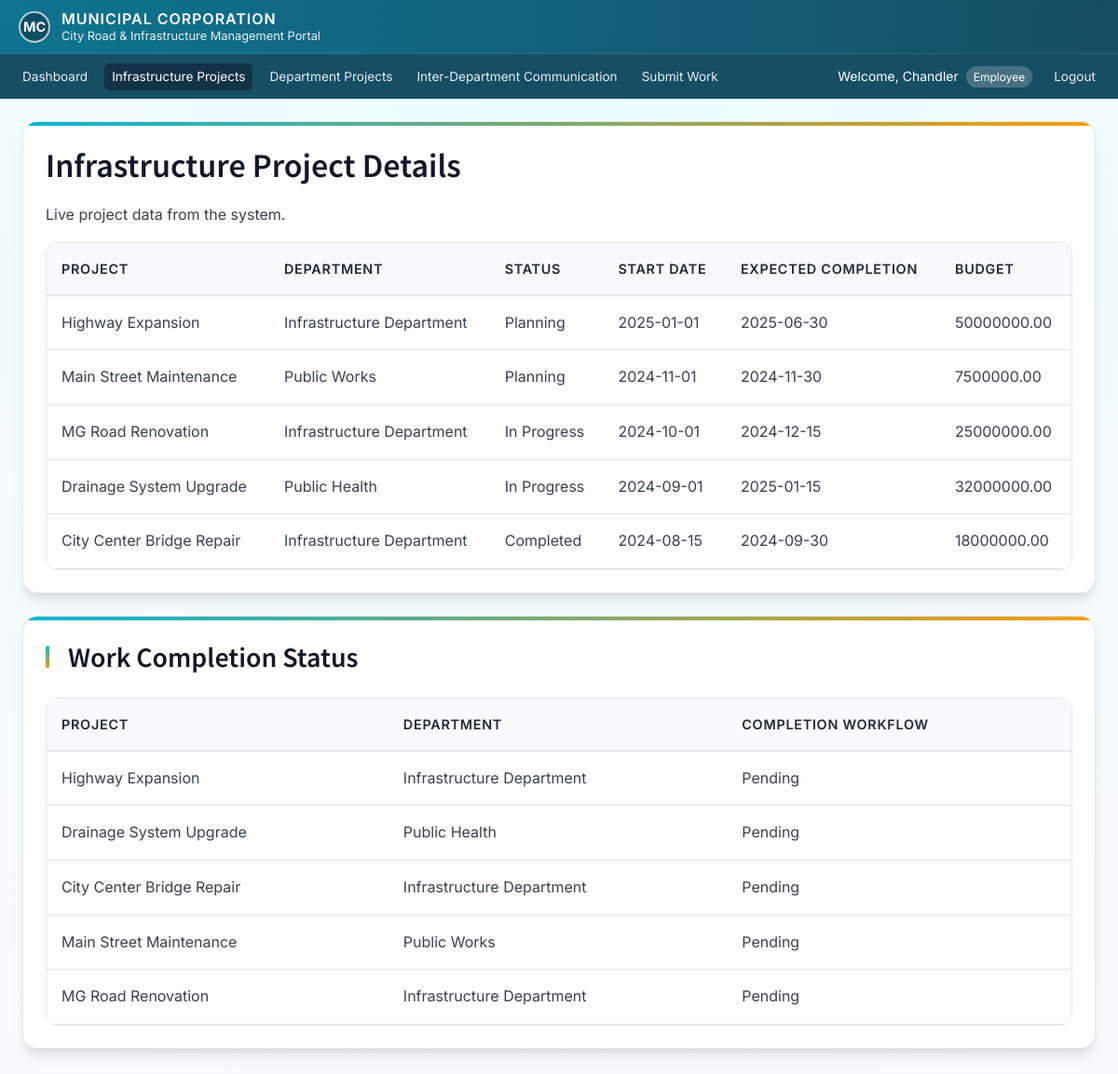
Page /road-details.php (signed in) on the committed database.
### tables this page shows
CREATE TABLE IF NOT EXISTS projects (
    id INT AUTO_INCREMENT PRIMARY KEY,
    project_name VARCHAR(255) NOT NULL,
    description TEXT,
    department VARCHAR(100) NOT NULL,
    status ENUM('planning', 'in_progress', 'completed', 'cancelled', 'on_hold') DEFAULT 'planning',
    completion_status ENUM('pending', 'under_review', 'completed') DEFAULT 'pending',
    start_date DATE,
    expected_completion DATE,
    actual_completion DATE NULL,
    budget DECIMAL(15,2),
    spent_amount DECIMAL(15,2) DEFAULT 0.00,
    assigned_manager_id INT,
    created_by INT NOT NULL,
    created_at TIMESTAMP DEFAULT CURRENT_TIMESTAMP,
    updated_at TIMESTAMP DEFAULT CURRENT_TIMESTAMP ON UPDATE CURRENT_TIMESTAMP,
    FOREIGN KEY (assigned_manager_id) REFERENCES users(id) ON DELETE SET NULL,
    FOREIGN KEY (created_by) REFERENCES users(id) ON DELETE RESTRICT
);

### auth.php (called while the page is built, shortened)
<?php
function hasPermission($permission) {
    return in_array($permission, $_SESSION['permissions']);
}
function hasAnyPermission($permissions) {
    foreach ($permissions as $permission) {
        if (hasPermission($permission)) {
            return true;
        }
    }
    return false;
}

### road-details.php (the view, shortened to what this page needs)
<?php
include 'config.php';
include 'auth.php';
$user_name = $_SESSION['full_name'];
$user_role = $_SESSION['role'];
$workflowProjects = [];
$projectDetails = [];
$result = $conn->query("SELECT project_name, department, completion_status FROM projects ORDER BY id DESC LIMIT 8");
if ($result) {
    while ($row = $result->fetch_assoc()) {
        $workflowProjects[] = $row;
    }
}
$projectDetailsResult = $conn->query("SELECT project_name, department, status, start_date, expected_completion, budget
                                      FROM projects
                                      ORDER BY start_date DESC
                                      LIMIT 10");
if ($projectDetailsResult) {
    while ($row = $projectDetailsResult->fetch_assoc()) {
        $projectDetails[] = $row;
    }
}
?>
<!DOCTYPE html>
<html lang="en">
<head>
  <link rel="stylesheet" href="assets/styles.css" />
</head>
<body>
  <header class="govt-header">
    <div class="govt-header-content">
      <div class="govt-header-row">
        <div class="govt-header-emblem">MC</div>
        <div class="govt-header-text">
          <div class="govt-header-title">Municipal Corporation</div>
          <div class="govt-header-subtitle">City Road & Infrastructure Management Portal</div>
        </div>
      </div>
    </div>
  </header>
  <nav class="govt-nav">
    <div class="govt-nav-content">
      <a href="home.php">Dashboard</a>
      <a href="road-details.php" class="active">Infrastructure Projects</a>
      <?php if (hasAnyPermission(['view_all_projects', 'view_assigned_projects'])): ?>
        <a href="department-projects.php">Department Projects</a>
      <?php endif; ?>
      <?php if (hasPermission('send_communications')): ?>
        <a href="department-communication.php">Inter-Department Communication</a>
      <?php endif; ?>
      <?php if (hasPermission('submit_work_report')): ?>
        <a href="home.php#employee-workflow">Submit Work</a>
      <?php endif; ?>
      <div class="nav-user">
        <span class="nav-user-text">
          Welcome, <?php echo htmlspecialchars($user_name); ?>
          <span class="nav-role-badge"><?php echo htmlspecialchars(ucfirst($user_role)); ?></span>
        </span>
        <a href="logout.php">Logout</a>
      </div>
    </div>
  </nav>
  <div class="govt-container">
    <div class="govt-card">
      <h1>Infrastructure Project Details</h1>
      <p>Live project data from the system.</p>
      <?php if (count($projectDetails) > 0): ?>
        <div class="govt-table-container">
          <table class="govt-table">
            <thead>
              <tr>
                <th>Project</th>
                <th>Department</th>
                <th>Status</th>
                <th>Start Date</th>
                <th>Expected Completion</th>
                <?php if (!hasPermission('view_public_projects')): ?>
                  <th>Budget</th>
                <?php endif; ?>
              </tr>
            </thead>
            <tbody>
              <?php foreach ($projectDetails as $project): ?>
                <tr>
                  <td><?php echo htmlspecialchars($project['project_name']); ?></td>
                  <td><?php echo htmlspecialchars($project['department']); ?></td>
                  <td><?php echo htmlspecialchars(ucwords(str_replace('_', ' ', $project['status']))); ?></td>
                  <td><?php echo htmlspecialchars($project['start_date']); ?></td>
                  <td><?php echo htmlspecialchars($project['expected_completion']); ?></td>
                  <?php if (!hasPermission('view_public_projects')): ?>
                    <td><?php echo htmlspecialchars($project['budget']); ?></td>
                  <?php endif; ?>
                </tr>
              <?php endforeach; ?>
            </tbody>
          </table>
        </div>
      <?php else: ?>
        <p>No projects found.</p>
      <?php endif; ?>
    </div>
    <?php if (count($workflowProjects) > 0): ?>
      <div class="govt-card">
        <h2>Work Completion Status</h2>
        <div class="govt-table-container">
          <table class="govt-table">
            <thead>
              <tr>
                <th>Project</th>
                <th>Department</th>
                <th>Completion Workflow</th>
              </tr>
            </thead>
            <tbody>
              <?php foreach ($workflowProjects as $project): ?>
                <tr>
                  <td><?php echo htmlspecialchars($project['project_name']); ?></td>
                  <td><?php echo htmlspecialchars($project['department']); ?></td>
                  <td><?php echo htmlspecialchars(ucwords(str_replace('_', ' ', $project['completion_status']))); ?></td>
                </tr>
              <?php endforeach; ?>
            </tbody>
          </table>
        </div>
      </div>
    <?php endif; ?>
  </div>
</body>
</html>

### rows in the picture
projects: project_name "Highway Expansion", department "Infrastructure Department", status "Planning", start_date "2025-01-01", expected_completion "2025-06-30", budget "50000000.00", completion_status "Pending"
projects: project_name "Main Street Maintenance", department "Public Works", status "Planning", start_date "2024-11-01", expected_completion "2024-11-30", budget "7500000.00", completion_status "Pending"
projects: project_name "MG Road Renovation", department "Infrastructure Department", status "In Progress", start_date "2024-10-01", expected_completion "2024-12-15", budget "25000000.00", completion_status "Pending"
projects: project_name "Drainage System Upgrade", department "Public Health", status "In Progress", start_date "2024-09-01", expected_completion "2025-01-15", budget "32000000.00", completion_status "Pending"
projects: project_name "City Center Bridge Repair", department "Infrastructure Department", status "Completed", start_date "2024-08-15", expected_completion "2024-09-30", budget "18000000.00", completion_status "Pending"

### other values in the picture
$user_name "Chandler"
$user_role "Employee"
